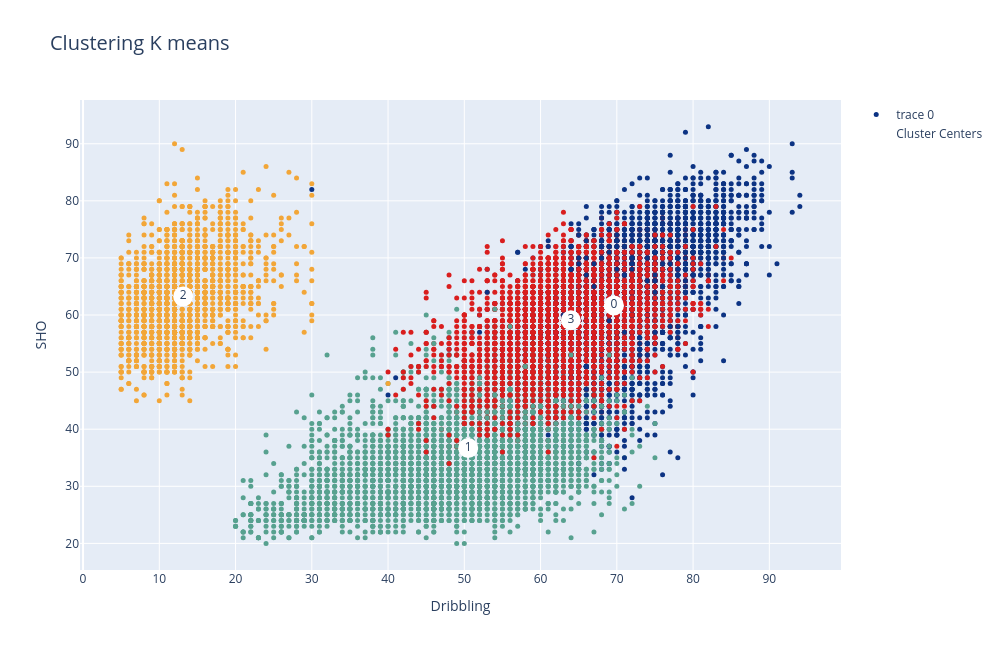

Source (notebook cell):
### Code cell
fig.show()

### Figure 1 — Plotly figure (JSON) as saved in the notebook; plotly's stock layout.template omitted (floating-point values rounded to 4 significant figures; data arrays with more than 128 entries replaced by an {"elided": "..."} marker saying what was removed)
{"data": [{"marker": {"color": {"elided": "16161 float values"}, "colorscale": [[0, "rgb(12,51,131)"], [0.25, "rgb(10,136,186)"], [0.5, "rgb(242,211,56)"], [0.75, "rgb(242,143,56)"], [1, "rgb(217,30,30)"]], "showscale": false, "size": 5}, "mode": "markers", "text": {"elided": "16161 str values"}, "type": "scatter", "x": {"elided": "16161 int values"}, "y": {"elided": "16161 int values"}}, {"marker": {"color": "white", "size": 20, "symbol": "circle"}, "mode": "markers+text", "name": "Cluster Centers", "text": ["0", "1", "2", "3"], "textposition": "middle center", "type": "scatter", "x": [69.62, 50.51, 13.13, 63.97], "y": [61.68, 36.7, 63.26, 59.08]}], "layout": {"autosize": false, "height": 650, "title": {"font": {"size": 20}, "text": "Clustering K means "}, "width": 1000, "xaxis": {"title": {"text": "Dribbling"}}, "yaxis": {"title": {"text": "SHO"}}}}
